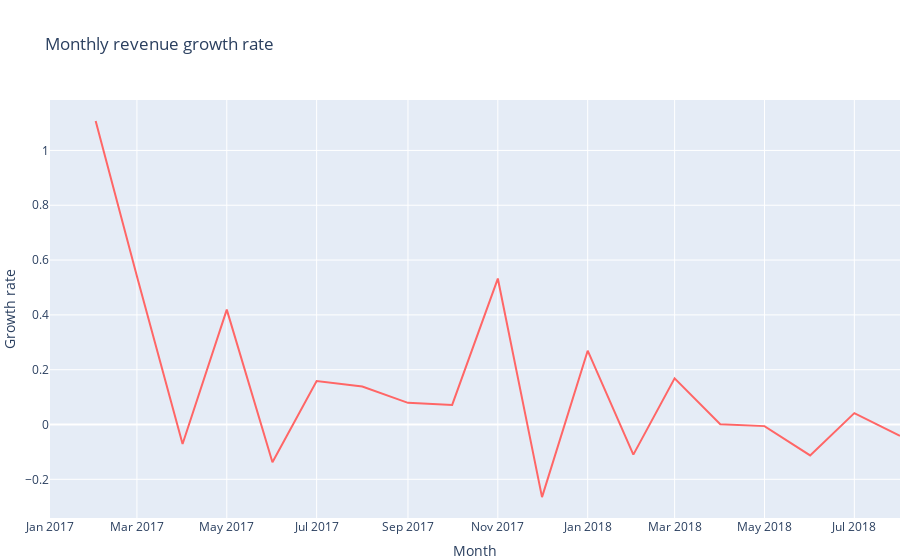

This figure's notebook cell:
### Code cell
fig = px.line(byMonth_revenue, x='order_purchase_timestamp', y='MonthlyGrowth',
              labels={'order_purchase_timestamp':'Month', 'MonthlyGrowth':'Growth rate'}, 
              title='Monthly revenue growth rate')

fig.update_layout(margin ={'l':50,'b':0,'r':0})

#generate interactive graph in Jupyter Notebook
fig.show()

#generate static graph for GitHub display
#fig.show(renderer="png")

#generate interactive html file
#fig.write_html("visuals/byDate-bar.html")

### Figure 1 — Plotly figure (JSON) as saved in the notebook; plotly's stock layout.template omitted (floating-point values rounded to 4 significant figures)
{"data": [{"hovertemplate": "Month=%{x}<br>Growth rate=%{y}<extra></extra>", "legendgroup": "", "line": {"color": "#ff6666", "dash": "solid"}, "marker": {"symbol": "circle"}, "mode": "lines", "name": "", "orientation": "v", "showlegend": false, "type": "scatter", "x": ["2017-01", "2017-02", "2017-03", "2017-04", "2017-05", "2017-06", "2017-07", "2017-08", "2017-09", "2017-10", "2017-11", "2017-12", "2018-01", "2018-02", "2018-03", "2018-04", "2018-05", "2018-06", "2018-07", "2018-08"], "xaxis": "x", "y": [null, 1.108, 0.5411, -0.0713, 0.4192, -0.1377, 0.1586, 0.1384, 0.07913, 0.07134, 0.5325, -0.2649, 0.2694, -0.1099, 0.1685, 0.0009773, -0.005861, -0.1127, 0.04167, -0.04142], "yaxis": "y"}], "layout": {"legend": {"tracegroupgap": 0}, "margin": {"b": 0, "l": 50, "r": 0}, "title": {"text": "Monthly revenue growth rate"}, "xaxis": {"anchor": "y", "domain": [0, 1], "title": {"text": "Month"}}, "yaxis": {"anchor": "x", "domain": [0, 1], "title": {"text": "Growth rate"}}}}
